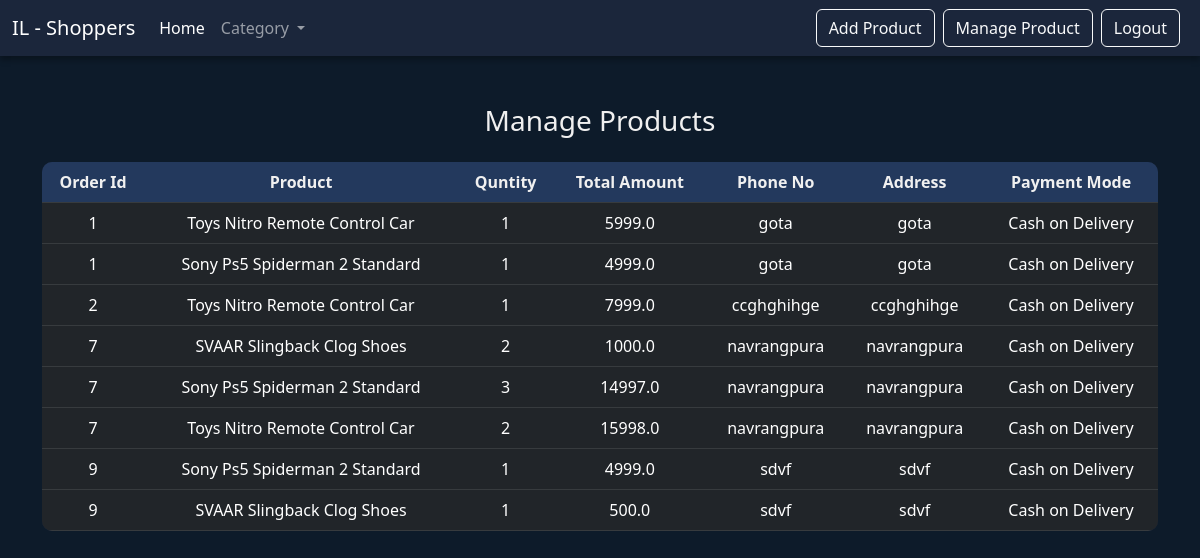
The page /myorder (signed in) on the database its author committed.
### app1/models.py (models this page shows, shortened)
class Order(models.Model):
    userid = models.ForeignKey(RegisterModel,on_delete=models.CASCADE)
    finaltotal = models.FloatField()
    phone = models.CharField(max_length=10)
    address = models.TextField()
    timestamp = models.DateTimeField(auto_now_add=True)
    status = models.BooleanField()
    paymode = models.CharField(max_length=10)
    razorpay_orderid = models.CharField(max_length=35,blank=True,null=True)

class Cart(models.Model):
    userid=models.ForeignKey(RegisterModel,on_delete=models.CASCADE)
    productid=models.ForeignKey(product,on_delete=models.CASCADE)
    quantity=models.IntegerField()
    totalprice=models.FloatField()
    orderstatus=models.IntegerField()
    orderid=models.IntegerField()

class product(models.Model):
    pname=models.CharField(max_length=30)
    catid=models.ForeignKey(category,on_delete=models.CASCADE)
    pimg=models.ImageField(upload_to="photos")
    price=models.FloatField()
    description=models.TextField()
    status=models.CharField(max_length=15,default='available')
    sellerid=models.ForeignKey(RegisterModel,on_delete=models.CASCADE)
    color = models.ManyToManyField(color, blank=True)

### app1/views.py (the view)
# urls.py: path('myorder',views.myorder),
def myorder(request):
    userid = request.session["log_id"]
    order = Order.objects.filter(userid=RegisterModel(id=userid))
    order_details = []
    for o in order:
        items = Cart.objects.filter(orderid=o.id)
        order_details.append({
            "order":o,
            "items":items,
        })
    context = {
        "order_details":order_details,
    }
    return render(request,"myorder.html",context)

### app1/templates/myorder.html (shortened to what this page needs)
<!DOCTYPE html>
<html lang="en">
<head>
    <link href="https://cdn.jsdelivr.net/npm/bootstrap@5.3.0-alpha3/dist/css/bootstrap.min.css" rel="stylesheet">
</head>
<body>
<nav class="navbar navbar-expand-lg navbar-dark">
  <div class="container-fluid">
    <a class="navbar-brand" href="#">IL - Shoppers</a>
    <div class="collapse navbar-collapse" id="navbarNav">
      <ul class="navbar-nav me-auto">
        <li class="nav-item"><a class="nav-link active" href="#">Home</a></li>
        <li class="nav-item dropdown">
          <a class="nav-link dropdown-toggle" href="#" data-bs-toggle="dropdown">
            Category
          </a>
        </li>
      </ul>
      <div class="d-flex">
        <a class="btn btn-outline-light me-2" href="#">Add Product</a>
        <a class="btn btn-outline-light me-2" href="#">Manage Product</a>
        <a class="btn btn-outline-light me-2" href="#">Logout</a>
      </div>
    </div>
  </div>
</nav>
<div class="container my-5">
    <h3 class="text-center mb-4">Manage Products</h3>
    <div class="table-responsive">
        <table class="table table-dark table-hover text-center">
            <thead>
                <tr>
                    <th>Order Id</th>
                    <th>Product</th>
                    <th>Quntity</th>
                    <th>Total Amount</th>
                    <th>Phone No</th>
                    <th>Address</th>
                    <th>Payment Mode</th>
                </tr>
            </thead>
            <tbody>
            {% for entry in order_details %}
                {% for item in entry.items %}
                    <tr>
                        <td>{{entry.order.id}}</td>
                        <td>{{item.productid.pname}}</td>
                        <td>{{item.quantity }}</td>
                        <td>{{item.totalprice}}</td>
                        <td>{{entry.order.address}}</td>
                        <td>{{entry.order.address}}</td>
                        <td>{{entry.order.paymode}}</td>
                    </tr>
                {% endfor %}
            {% endfor %}
            </tbody>
        </table>
    </div>
</div>
</body>
</html>

### app1/templates/myorder.html (style rules this page uses)
body { background-color: #0d1b2a; color: #f0f0f0; }
.navbar { background-color: #1b263b; box-shadow: 0 4px 6px rgba(0,0,0,0.3); }
.table { background-color: #1b263b; border-radius: 10px; overflow: hidden; }
.table th { background-color: #23395d; color: #f0f0f0; }

### rows shown on the page
Order: order.id "1", order.address "gota", order.paymode "Cash on Delivery"
Cart: productid.pname "Toys Nitro Remote Control Car", quantity "1", totalprice "5999.0"
Cart: productid.pname "Sony Ps5 Spiderman 2 Standard", quantity "1", totalprice "4999.0"
Order: order.id "2", order.address "ccghghihge", order.paymode "Cash on Delivery"
Cart: productid.pname "Toys Nitro Remote Control Car", quantity "1", totalprice "7999.0"
Order: order.id "7", order.address "navrangpura", order.paymode "Cash on Delivery"
Cart: productid.pname "SVAAR Slingback Clog Shoes", quantity "2", totalprice "1000.0"
Cart: productid.pname "Sony Ps5 Spiderman 2 Standard", quantity "3", totalprice "14997.0"
Cart: productid.pname "Toys Nitro Remote Control Car", quantity "2", totalprice "15998.0"
Order: order.id "9", order.address "sdvf", order.paymode "Cash on Delivery"
Cart: productid.pname "Sony Ps5 Spiderman 2 Standard", quantity "1", totalprice "4999.0"
Cart: productid.pname "SVAAR Slingback Clog Shoes", quantity "1", totalprice "500.0"
